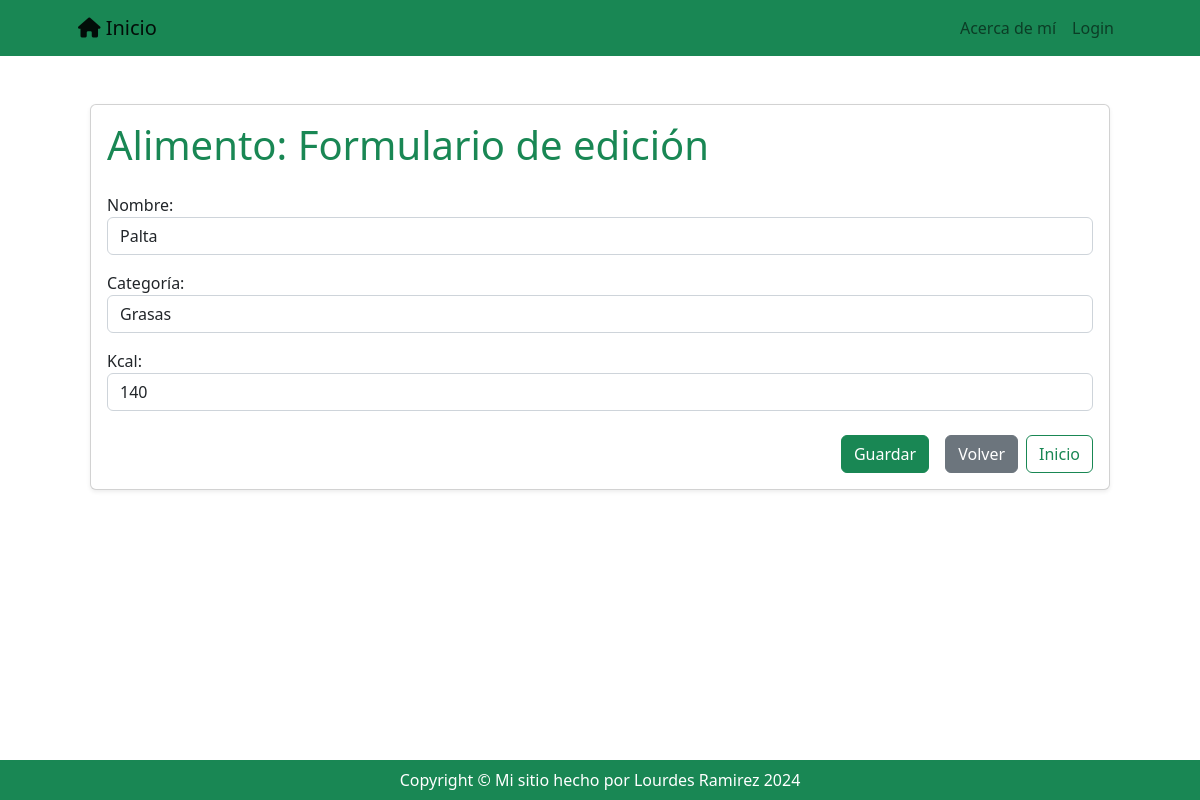
Screenshot of /registro/alimento/update/1 with the database file from the repository.
### registro/models.py (models this page shows, shortened)
class Alimento(models.Model):
    nombre = models.CharField(max_length=100, db_index=True)
    tipo = models.ForeignKey(
        Categoria,
        on_delete=models.SET_NULL,
        null=True,
        blank=True,
        verbose_name='categoría',
        db_index=True
    )
    kcal = models.PositiveIntegerField()
    class Meta:
        unique_together = ('tipo', 'nombre')
        verbose_name = 'Alimento'
        verbose_name_plural = 'Alimentos'

### registro/views_models/alimento.py (the view, shortened to what this page needs)
# urls.py: path('alimento/update/<int:pk>', alimento.AlimentoUpdateView.as_view(), name='alimento_update'),
class AlimentoUpdateView(UpdateView):
    model = Alimento
    form_class = AlimentoForm
    success_url = reverse_lazy('registro:alimento_list')

### registro/forms.py
class AlimentoForm(forms.ModelForm):
    class Meta:
        model = Alimento
        fields = "__all__"

### registro/models.py (called while the page is built)
    def __str__(self):
        return self.nombre

### registro/templates/registro/alimento_form.html
{% extends 'core/base.html' %} {% load widget_tweaks %} {% block content %}
<div class="container py-5">
  <div class="card shadow-sm">
    <div class="card-body">
      {% if form.instance.pk %}
      <h1 class="card-title mb-4 text-success">
        Alimento: Formulario de edición
      </h1>
      {% else %}
      <h1 class="card-title mb-4 text-success">
        Alimento: Formulario de creación
      </h1>
      {% endif %}
      <form method="post" class="needs-validation">
        {% csrf_token %} {% for field in form %}
        <div class="mb-3">
          {{ field.label_tag }} {{ field|add_class:"form-control" }}
        </div>
        {% endfor %}
        <div class="d-grid gap-2 d-md-flex justify-content-md-end mt-4">
          <button type="submit" class="btn btn-success me-md-2">Guardar</button>
          <a href="{% url 'registro:alimento_list' %}" class="btn btn-secondary">Volver</a>
          <a href="{% url 'core:index' %}" class="btn btn-outline-success">Inicio</a>
        </div>
      </form>
    </div>
  </div>
</div>
{% endblock content %}

### rows the page displays
Alimento: form "Palta" "Grasas" "140"

### other values shown
{{ field.label_tag }} "Nombre:" "Categoría:" "Kcal:"
